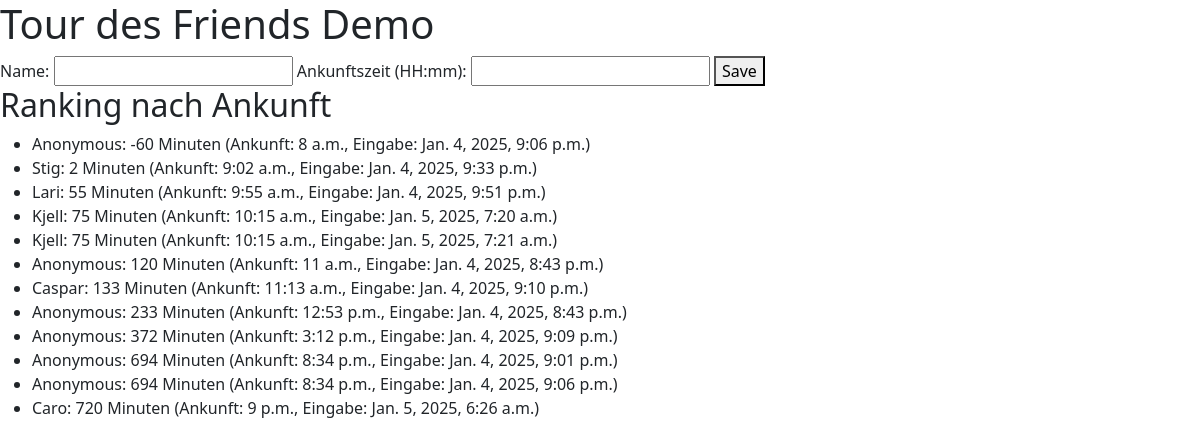
The page / on the database its author committed.
### time_diff/models.py (models this page shows, shortened)
class TimeEntry(models.Model):
    user_name = models.CharField(max_length=100, default="Anonymous")  # Field to store the user's name
    user_time = models.TimeField(default=datetime.now)  # Field to store the user's entered time
    time_difference = models.DecimalField(max_digits=4, decimal_places=0, null=True, blank=True)  # Field to store the calculated time difference (in minutes?)
    timestamp = models.DateTimeField(auto_now_add=True)  # Automatically set the timestamp when the entry is created

### time_diff/views.py (the view, shortened to what this page needs)
# urls.py: path('', views.calculate_time_difference, name='time_difference'),
def calculate_time_difference(request):
    time_diff = None
    error_message = None
    time_entries = TimeEntry.objects.all().order_by('time_difference')
    return render(request, "time_diff/time_diff.html", {
        "time_diff": time_diff,
        "time_entries": time_entries,
        "error_message": error_message  # Pass the error message to the template
    })

### time_diff/templates/time_diff/time_diff.html (shortened to what this page needs)
{% load static %}
<!DOCTYPE html>
<html lang="en">
<head>
    {% load bootstrap5 %}
    {% bootstrap_css %}
</head>
<body>
    <h1>Tour des Friends Demo</h1>
    <form method="post">
        <label for="user_name">Name:</label>
        <input type="text" id="user_name" name="user_name" required>
        <label for="user_time">Ankunftszeit (HH:mm):</label>
        <input type="text" id="user_time" name="user_time" required>
        <button type="submit">Save</button>
    </form>
    <h2>Ranking nach Ankunft</h2>
    <ul>
        {% for entry in time_entries %}
            <li>{{ entry.user_name }}: {{ entry.time_difference }} Minuten (Ankunft: {{ entry.user_time }}, Eingabe: {{ entry.timestamp }})</li>
        {% endfor %}
    </ul>
</body>
</html>

### rows shown on the page
TimeEntry: user_name "Anonymous", time_difference "-60", user_time "8 a.m.", timestamp "Jan. 4, 2025, 9:06 p.m."
TimeEntry: user_name "Stig", time_difference "2", user_time "9:02 a.m.", timestamp "Jan. 4, 2025, 9:33 p.m."
TimeEntry: user_name "Lari", time_difference "55", user_time "9:55 a.m.", timestamp "Jan. 4, 2025, 9:51 p.m."
TimeEntry: user_name "Kjell", time_difference "75", user_time "10:15 a.m.", timestamp "Jan. 5, 2025, 7:20 a.m."
TimeEntry: user_name "Kjell", time_difference "75", user_time "10:15 a.m.", timestamp "Jan. 5, 2025, 7:21 a.m."
TimeEntry: user_name "Anonymous", time_difference "120", user_time "11 a.m.", timestamp "Jan. 4, 2025, 8:43 p.m."
TimeEntry: user_name "Caspar", time_difference "133", user_time "11:13 a.m.", timestamp "Jan. 4, 2025, 9:10 p.m."
TimeEntry: user_name "Anonymous", time_difference "233", user_time "12:53 p.m.", timestamp "Jan. 4, 2025, 8:43 p.m."
TimeEntry: user_name "Anonymous", time_difference "372", user_time "3:12 p.m.", timestamp "Jan. 4, 2025, 9:09 p.m."
TimeEntry: user_name "Anonymous", time_difference "694", user_time "8:34 p.m.", timestamp "Jan. 4, 2025, 9:01 p.m."
TimeEntry: user_name "Anonymous", time_difference "694", user_time "8:34 p.m.", timestamp "Jan. 4, 2025, 9:06 p.m."
TimeEntry: user_name "Caro", time_difference "720", user_time "9 p.m.", timestamp "Jan. 5, 2025, 6:26 a.m."
